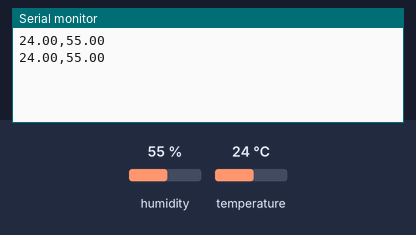
The sketch below on a simulated Arduino Uno, built with avr-gcc and run on an emulated ATmega328P. Shown: the last lines printed to the serial monitor. Inputs (shaded band) come from the test bench; at power-on: humidity 55 %, temperature 24 °C.

Above: at 2.8 s.
2.9 s: humidity set to 22 %
At 4.9 s:
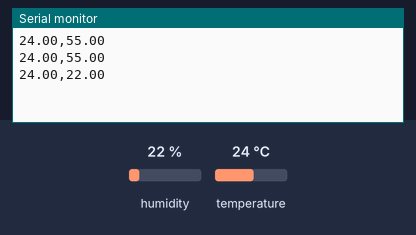
5.6 s: temperature set to 12 °C
At 6.7 s:
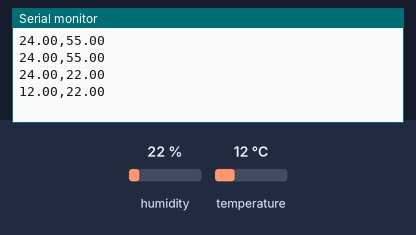
8.3 s: humidity set to 40 %
At 11.4 s:
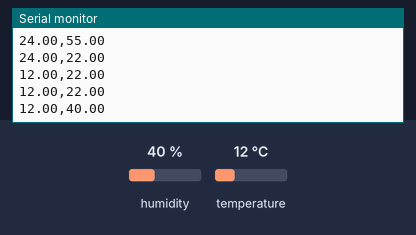
Timing chart, 0 to 12.9 s (numbered marks = the images above; inputs shaded):
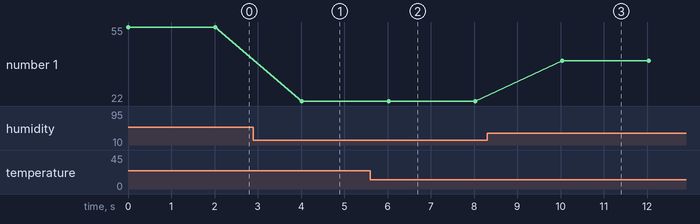

The sketch:

datalogger.ino
```cpp
#include <DHT.h>

#define DHTPIN 2
#define DHTTYPE DHT22

DHT dht(DHTPIN, DHTTYPE);

void setup() {
  Serial.begin(9600);
  dht.begin();
}

void loop() {
  float temperature = dht.readTemperature();
  float humidity = dht.readHumidity();

  if (isnan(temperature) || isnan(humidity)) {
    Serial.println("Error reading from DHT sensor!");
    return;
  }

  // Send data to PC as CSV (comma-separated values)
  Serial.print(temperature);
  Serial.print(",");
  Serial.println(humidity);

  delay(2000); // Send data every 2 seconds
}
```

Measured:
- after the input at 2.9 s, the serial monitor: prints a new line after 1.1 s (image 1)
- after the input at 5.6 s, the serial monitor: prints a new line after 0.42 s (image 2)
- after the input at 8.3 s, the serial monitor: prints a new line after 1.7 s (image 3)
- plotted number 1: 55 → 22 after the input at 2.9 s, 22 → 40 after the input at 8.3 s
